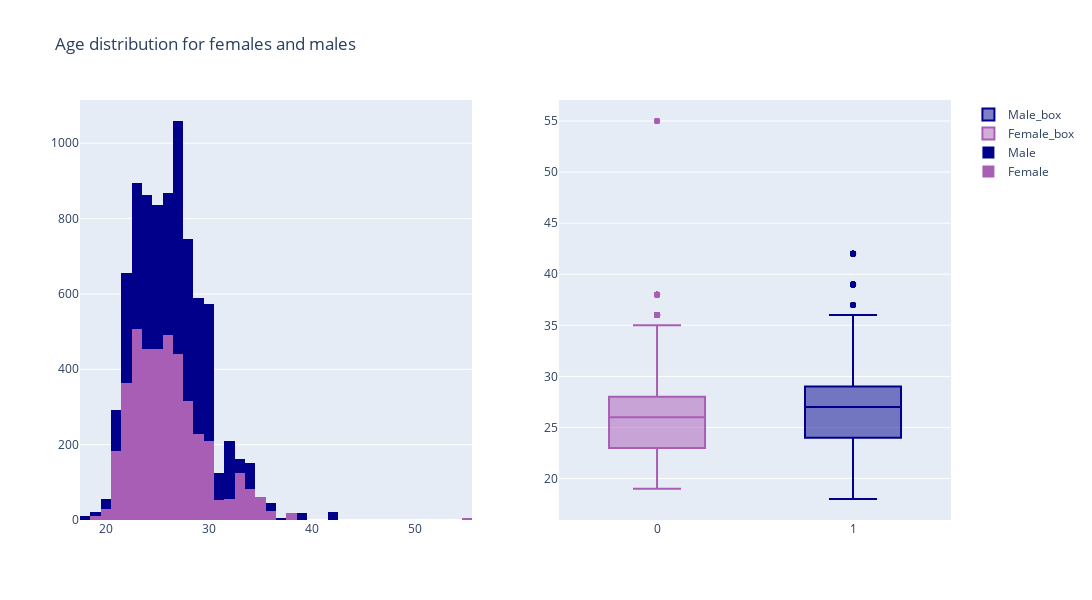

Here is the notebook cell this chart was saved with:
### Markdown cell above
## Age

### Code cell
# Let's check the age distribution vs gender

fig = make_subplots(rows=1, cols=2)

# Add histograms with color
fig.add_trace(go.Histogram(x=data[data['Gender'] == 'Female'].age, name='Female', nbinsx=74, marker_color='#A95EB6'), row=1, col=1)
fig.add_trace(go.Histogram(x=data[data['Gender'] == 'Male'].age, name='Male', nbinsx=74, marker_color='#00008b'), row=1, col=1)

# Add box plots with color
fig.add_trace(go.Box(y=data[data['Gender'] == 'Female'].age, x=[0] * data[data['Gender'] == 'Female'].shape[0], name='Female_box', marker_color='#A95EB6'), row=1, col=2)
fig.add_trace(go.Box(y=data[data['Gender'] == 'Male'].age, x=[1] * data[data['Gender'] == 'Male'].shape[0], name='Male_box', marker_color='#00008b'), row=1, col=2)

fig.update_layout(height=600, width=1100, barmode='stack', title_text="Age distribution for females and males")
fig.show()

### Figure 1 — Plotly figure (JSON) as saved in the notebook; plotly's stock layout.template omitted (floating-point values rounded to 4 significant figures; data arrays with more than 128 entries replaced by an {"elided": "..."} marker saying what was removed)
{"data": [{"marker": {"color": "#A95EB6"}, "name": "Female", "nbinsx": 74, "type": "histogram", "x": {"elided": "4184 int values"}, "xaxis": "x", "yaxis": "y"}, {"marker": {"color": "#00008b"}, "name": "Male", "nbinsx": 74, "type": "histogram", "x": {"elided": "4194 int values"}, "xaxis": "x", "yaxis": "y"}, {"marker": {"color": "#A95EB6"}, "name": "Female_box", "type": "box", "x": {"elided": "4184 int values"}, "xaxis": "x2", "y": {"elided": "4184 int values"}, "yaxis": "y2"}, {"marker": {"color": "#00008b"}, "name": "Male_box", "type": "box", "x": {"elided": "4194 int values"}, "xaxis": "x2", "y": {"elided": "4194 int values"}, "yaxis": "y2"}], "layout": {"barmode": "stack", "height": 600, "title": {"text": "Age distribution for females and males"}, "width": 1100, "xaxis": {"anchor": "y", "domain": [0, 0.45]}, "xaxis2": {"anchor": "y2", "domain": [0.55, 1]}, "yaxis": {"anchor": "x", "domain": [0, 1]}, "yaxis2": {"anchor": "x2", "domain": [0, 1]}}}
